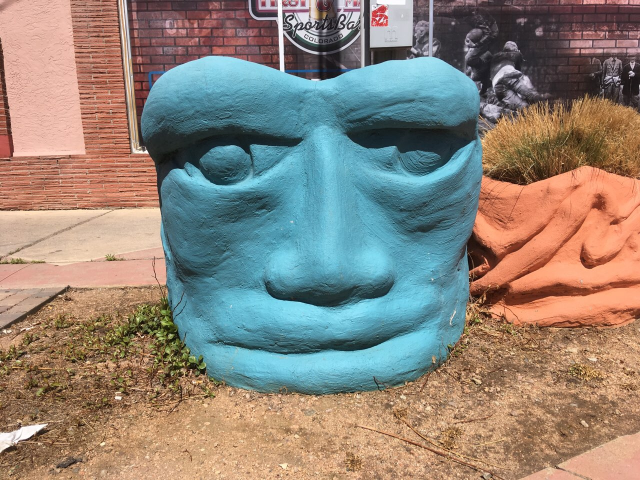
#> input picture input/ACQQ8437.JPG, 1280 x 960 px (shown at 1/2 size); its folder holds 2 pictures in this run
$ python main.py
#> lines starting #> are read from the running program, lines starting #| are printed output that depends on the picture
import os
import glob
from PIL import Image

def resize():
    dst_dir = 'output'
    os.makedirs(dst_dir, exist_ok=True)
    files = glob.glob('input/*')

    for f in files:
        img = Image.open(f)
#> img is the input picture: PIL image 1280x960 RGB; mean R, G, B 142.3, 132.1, 121
        img_resize = img.resize((img.width // 2, img.height // 2))
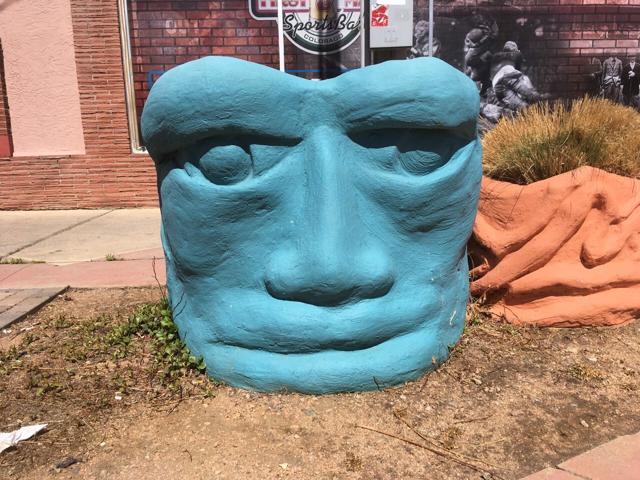
#> img_resize: PIL image 640x480 RGB; mean R, G, B 142.3, 132.1, 121
        root, ext = os.path.splitext(f)
        basename = os.path.basename(root)
        img_resize.save(os.path.join(dst_dir, basename + '_half' + ext))


resize()
